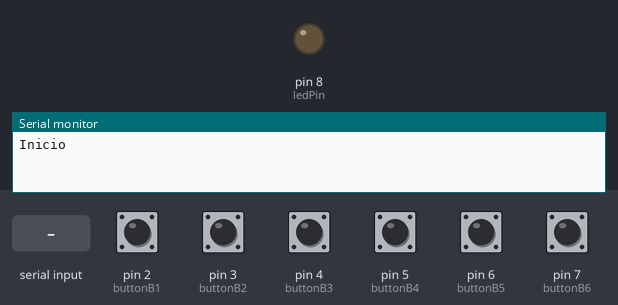
Recording of a sketch running on a simulated Arduino Uno, built with avr-gcc and run on an emulated ATmega328P. Parts: output pins drawn as LEDs (lit = HIGH), the last lines printed to the serial monitor. Inputs (shaded band) come from the test bench; at power-on: pin 2 (buttonB1), pin 3 (buttonB2), pin 4 (buttonB3), pin 5 (buttonB4), pin 6 (buttonB5), pin 7 (buttonB6) LOW.

Above: at 1.5 s.
1.6 s: "hola" received over Serial
At 3.4 s:
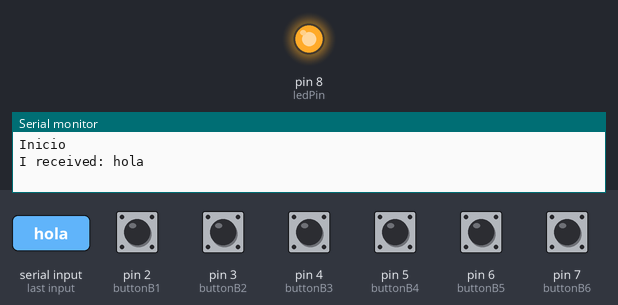
4.6 s: pin 2 (buttonB1) pulled HIGH for 1 s
7.1 s: "1" received over Serial
Timing chart, 0 to 10.1 s (numbered marks = the images above; inputs shaded):
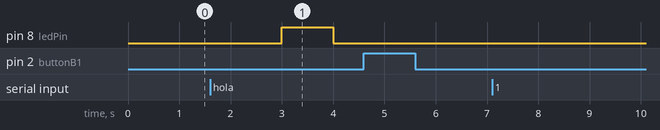

Measured:
- after the input at 1.6 s, pin 8 (ledPin): LOW → HIGH after 1.4 s, → LOW 1.0 s later

The sketch:

controller.ino
```cpp
// las constantes no cambiarán. Se utilizan aquí para establecer números pin:
const int buttonB1 = 2;     // el pin donde se icieron las conecciones em la proto
const int buttonB2 = 3;
const int buttonB3 = 4;
const int buttonB4 = 5;
const int buttonB5 = 6;
const int buttonB6 = 7;
const int ledPin =  8;      // el pin donde se establecio la coneccion en la proto


// variables cambian a un valor:
int btnB1State = 0;         // variables que corresponden a los botones
int btnB2State = 0;
int btnB3State = 0;
int btnB4State = 0;
int btnB5State = 0;
int btnB6State = 0;

void setup() {
  // Inicicia el Led como un output:
  pinMode(ledPin, OUTPUT);
  //Inician los botones como un input:
  pinMode(buttonB1, INPUT);
  pinMode(buttonB2, INPUT);
  pinMode(buttonB3, INPUT);
  pinMode(buttonB4, INPUT);
  pinMode(buttonB5, INPUT);
  pinMode(buttonB6, INPUT);
  Serial.begin(9600);
  Serial.println("Inicio");
}

void loop() {
  readBtn();
  readSerial();
}

void readBtn() {
  // leer el estado del valor del pulsador:
  btnB1State = digitalRead(buttonB1);
  btnB2State = digitalRead(buttonB2);
  btnB3State = digitalRead(buttonB3);
  btnB4State = digitalRead(buttonB4);
  btnB5State = digitalRead(buttonB5);
  btnB6State = digitalRead(buttonB6);


  // comprobar si el pulsador está pulsado. Si es así, el estado del botón es  HIGH:
  if (btnB1State == HIGH) {
    Serial.println("B1");

  } else if (btnB2State == HIGH) {
    // turn LED on:
    Serial.println("B2");

  }
  else if (btnB3State == HIGH) {
    // turn LED on:
    Serial.println("B3");

  } else if (btnB4State == HIGH) {
    // turn LED on:
    Serial.println("B4");
  }
  else if (btnB5State == HIGH) {
    // turn LED on:
    Serial.println("B5");
  }
  else if (btnB6State == HIGH){
    // turn LED on:
    Serial.println("B6");
  }
  delay(500);

}

void readSerial() {
  if (Serial.available() > 0) {
    // lee lo puesto en el string:
    String incomingString = Serial.readString();

    // printea que ha resivido el mandato
    Serial.print("I received: ");
    Serial.println(incomingString);
    compareIncoming(incomingString);
    return incomingString;
  }
}


void compareIncoming(String message) {
  if (message == "hola") {
    digitalWrite(ledPin, HIGH);
    delay(1000); // Wait for 1000 millisecond(s)
    digitalWrite(ledPin, LOW);
    delay(1000); // Wait for 1000 millisecond(s)
  }
}
```
